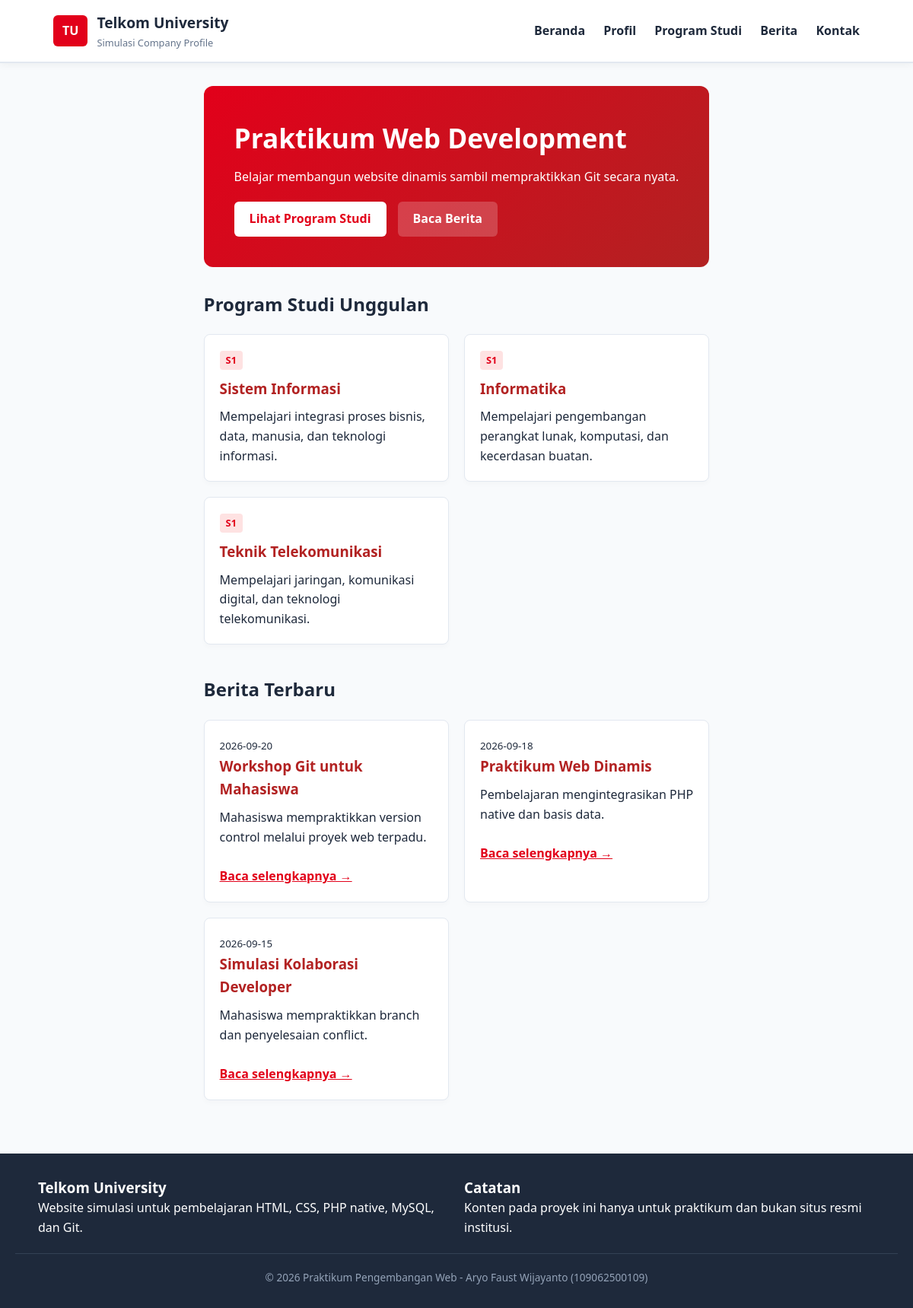
The page / on the database its author committed.
### tables this page shows
CREATE TABLE IF NOT EXISTS program_studi ( 
    id INT UNSIGNED AUTO_INCREMENT PRIMARY KEY, 
    nama VARCHAR(120) NOT NULL, 
    jenjang VARCHAR(20) NOT NULL, 
    deskripsi TEXT NOT NULL, 
    created_at TIMESTAMP DEFAULT CURRENT_TIMESTAMP 
);

CREATE TABLE IF NOT EXISTS berita ( 
    id INT UNSIGNED AUTO_INCREMENT PRIMARY KEY, 
    judul VARCHAR(180) NOT NULL, 
    ringkasan VARCHAR(300) NOT NULL, 
    isi TEXT NOT NULL, 
    tanggal_publish DATE NOT NULL, 
    created_at TIMESTAMP DEFAULT CURRENT_TIMESTAMP 
);

### index.php (the view, shortened to what this page needs)
<?php
require_once 'config/database.php';
$prodiResult = $conn->query("SELECT id, nama, jenjang, deskripsi FROM program_studi ORDER BY id ASC LIMIT 3");
$newsResult  = $conn->query("SELECT id, judul, ringkasan, tanggal_publish FROM berita ORDER BY tanggal_publish DESC LIMIT 3");
require_once 'includes/header.php';
?>
<section class="hero">
    <h1>Praktikum Web Development</h1>
    <p>Belajar membangun website dinamis sambil mempraktikkan Git secara nyata.</p>
    <div class="hero-buttons">
        <a href="programs.php" class="btn btn-primary">Lihat Program Studi</a>
        <a href="news.php" class="btn btn-secondary">Baca Berita</a>
    </div>
</section>
<h2>Program Studi Unggulan</h2>
<div class="grid">
    <?php while($row = $prodiResult->fetch_assoc()): ?>
        <div class="card">
            <span class="tag"><?= htmlspecialchars($row['jenjang']); ?></span>
            <h3><?= htmlspecialchars($row['nama']); ?></h3>
            <p><?= htmlspecialchars($row['deskripsi']); ?></p>
        </div>
    <?php endwhile; ?>
</div>
<h2 style="margin-top: 40px;">Berita Terbaru</h2>
<div class="grid">
    <?php while($news = $newsResult->fetch_assoc()): ?>
        <div class="card">
            <small><?= htmlspecialchars($news['tanggal_publish']); ?></small>
            <h3><?= htmlspecialchars($news['judul']); ?></h3>
            <p><?= htmlspecialchars($news['ringkasan']); ?></p>
            <br>
            <a href="news_detail.php?id=<?= $news['id']; ?>" style="color: var(--primary-color); font-weight:bold;">Baca selengkapnya →</a>
        </div>
    <?php endwhile; ?>
</div>
<?php require_once 'includes/footer.php'; ?>

### includes/header.php (shortened to what this page needs)
<!DOCTYPE html>
<html lang="id">
<head>
    <link rel="stylesheet" href="style.css">
</head>
<body>
    <header>
        <div class="nav-container">
            <div class="brand">
                <span class="brand-badge">TU</span>
                <div class="brand-text">
                    <h2>Telkom University</h2>
                    <p>Simulasi Company Profile</p>
                </div>
            </div>
            <nav>
                <a href="index.php">Beranda</a>
                <a href="profile.php">Profil</a>
                <a href="programs.php">Program Studi</a>
                <a href="news.php">Berita</a>
                <a href="contact.php">Kontak</a>
            </nav>
        </div>
    </header>
    <main class="container">

### includes/footer.php
</main>
    <footer>
        <div class="footer-content">
            <div>
                <h3>Telkom University</h3>
                <p>Website simulasi untuk pembelajaran HTML, CSS, PHP native, MySQL, dan Git.</p>
            </div>
            <div>
                <h3>Catatan</h3>
                <p>Konten pada proyek ini hanya untuk praktikum dan bukan situs resmi institusi.</p>
            </div>
        </div>
        <div class="copyright">
            © <?= date('Y'); ?> Praktikum Pengembangan Web - Aryo Faust Wijayanto (109062500109)
        </div>
    </footer>
</body>
</html>

### style.css (style rules this page uses)
:root { --primary-color: #e2001a; --primary-dark: #b22222; --dark-color: #1e293b; --light-bg: #f8fafc; --white: #ffffff; --border-color: #e2e8f0; }
* { box-sizing: border-box; margin: 0; padding: 0; font-family: "Segoe UI", Tahoma, Geneva, Verdana, sans-serif; }
body { background-color: var(--light-bg); color: var(--dark-color); line-height: 1.6; display: flex; flex-direction: column; min-height: 100vh; }
header { background-color: var(--white); border-bottom: 2px solid var(--border-color); box-shadow: 0 2px 10px rgba(0, 0, 0, 0.05); }
.nav-container { max-width: 1100px; margin: 0 auto; display: flex; justify-content: space-between; align-items: center; padding: 15px 20px; }
.brand { display: flex; align-items: center; gap: 12px; }
.brand-badge { background: var(--primary-color); color: var(--white); font-weight: bold; padding: 8px 12px; border-radius: 6px; }
.brand-text h2 { font-size: 1.2rem; color: var(--dark-color); }
.brand-text p { font-size: 0.8rem; color: #64748b; }
nav a { text-decoration: none; color: var(--dark-color); font-weight: 600; margin-left: 20px; transition: color 0.3s; }
main.container { max-width: 1100px; margin: 30px auto; padding: 0 20px; flex: 1; }
.hero { background: linear-gradient(135deg, var(--primary-color), var(--primary-dark)); color: var(--white); padding: 40px; border-radius: 12px; margin-bottom: 30px; }
.hero h1 { font-size: 2.2rem; margin-bottom: 10px; }
.hero-buttons { margin-top: 20px; display: flex; gap: 15px; }
.btn { display: inline-block; padding: 10px 20px; border-radius: 6px; text-decoration: none; font-weight: bold; cursor: pointer; border: none; }
.btn-primary { background: var(--white); color: var(--primary-color); }
.btn-secondary { background: rgba(255, 255, 255, 0.2); color: var(--white); }
.grid { display: grid; grid-template-columns: repeat(auto-fit, minmax(280px, 1fr)); gap: 20px; margin-top: 20px; }
.card { background: var(--white); border: 1px solid var(--border-color); border-radius: 8px; padding: 20px; box-shadow: 0 4px 6px rgba(0, 0, 0, 0.02); }
.card h3 { color: var(--primary-dark); margin-bottom: 10px; }
.card .tag { display: inline-block; background: #fee2e2; color: var(--primary-color); padding: 2px 8px; font-size: 0.8rem; border-radius: 4px; font-weight: bold; margin-bottom: 10px; }
footer { background: var(--dark-color); color: var(--white); padding: 30px 20px; margin-top: 40px; }
.footer-content { max-width: 1100px; margin: 0 auto; display: grid; grid-template-columns: repeat(auto-fit, minmax(250px, 1fr)); gap: 20px; }
.copyright { text-align: center; margin-top: 20px; padding-top: 20px; border-top: 1px solid #334155; font-size: 0.85rem; color: #94a3b8; }

### rows shown on the page
program_studi: jenjang "S1", nama "Sistem Informasi", deskripsi "Mempelajari integrasi proses bisnis, data, manusia, dan teknologi informasi."
program_studi: jenjang "S1", nama "Informatika", deskripsi "Mempelajari pengembangan perangkat lunak, komputasi, dan kecerdasan buatan."
program_studi: jenjang "S1", nama "Teknik Telekomunikasi", deskripsi "Mempelajari jaringan, komunikasi digital, dan teknologi telekomunikasi."
berita: tanggal_publish "2026-09-20", judul "Workshop Git untuk Mahasiswa", ringkasan "Mahasiswa mempraktikkan version control melalui proyek web terpadu."
berita: tanggal_publish "2026-09-18", judul "Praktikum Web Dinamis", ringkasan "Pembelajaran mengintegrasikan PHP native dan basis data."
berita: tanggal_publish "2026-09-15", judul "Simulasi Kolaborasi Developer", ringkasan "Mahasiswa mempraktikkan branch dan penyelesaian conflict."
